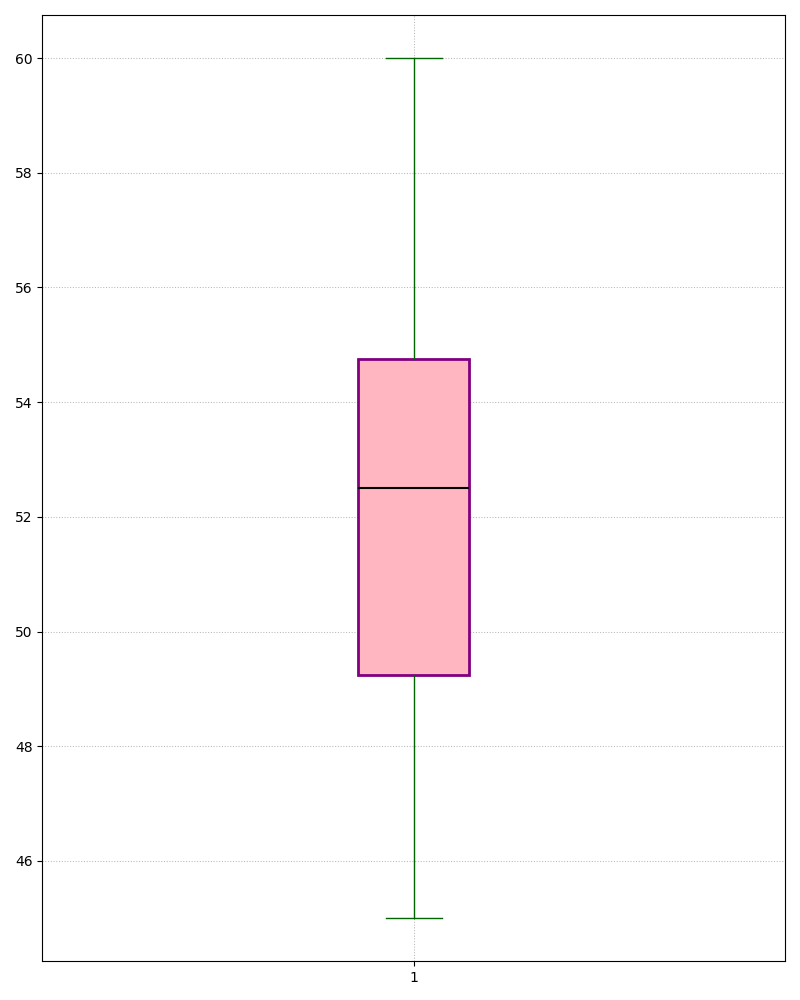

Reproduce this figure in Python.
import matplotlib.pyplot as plt

combined_yield = [45, 50, 55, 47, 52, 60, 58, 54, 49, 53]

fig, ax = plt.subplots(figsize=(8, 10))

box = ax.boxplot(combined_yield, vert=True, patch_artist=True,
                 flierprops=dict(marker='x', color='green', alpha=0.6),
                 boxprops=dict(color='purple', linewidth=2),
                 whiskerprops=dict(color='darkgreen', linestyle='-'),
                 capprops=dict(color='darkgreen'),
                 medianprops=dict(color='black', linewidth=1.5),
                 notch=False)

for patch in box['boxes']:
    patch.set_facecolor('lightpink')

ax.grid(True, which='both', linestyle=':', linewidth=0.75, alpha=0.9)

plt.tight_layout()
plt.show()
